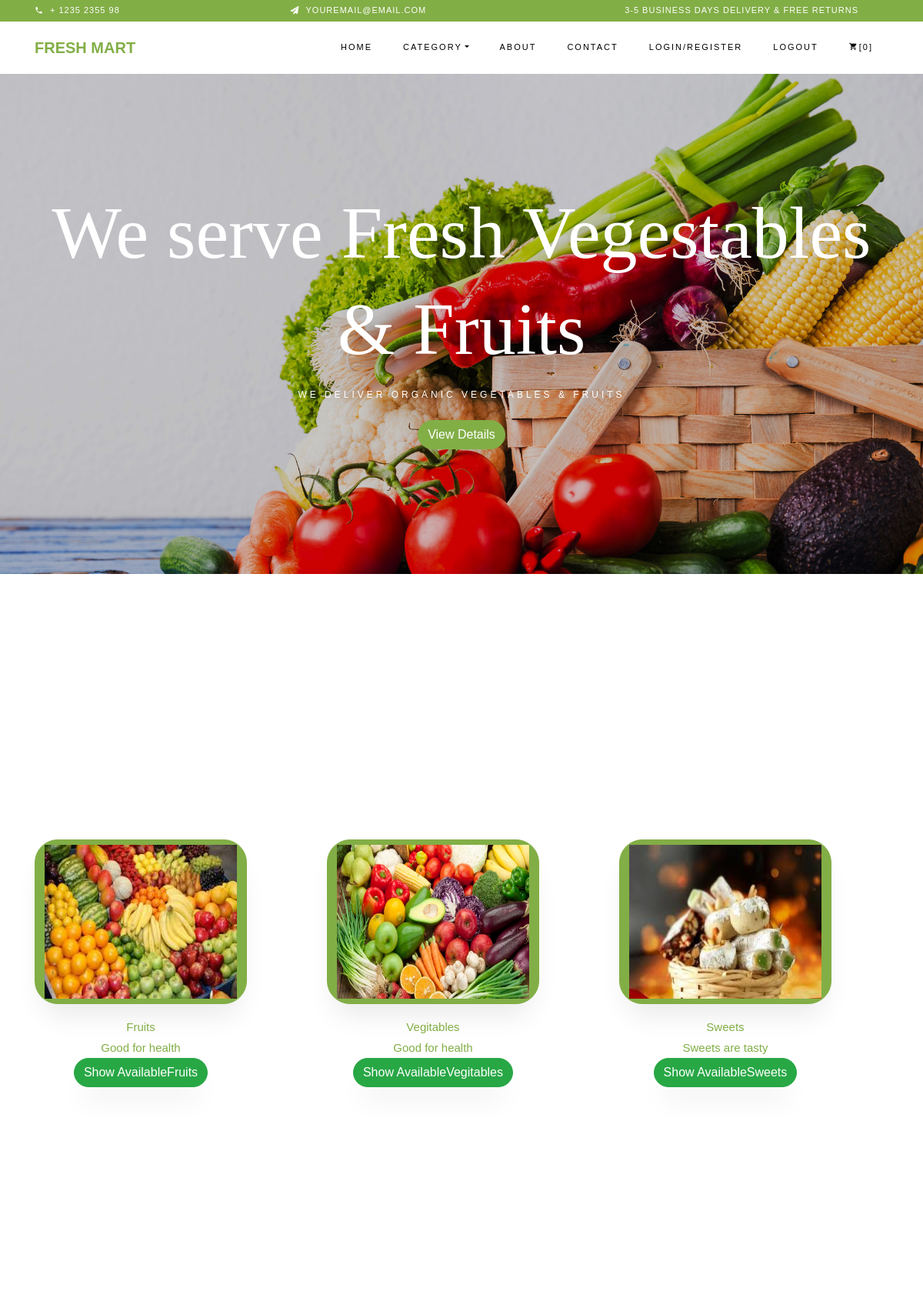
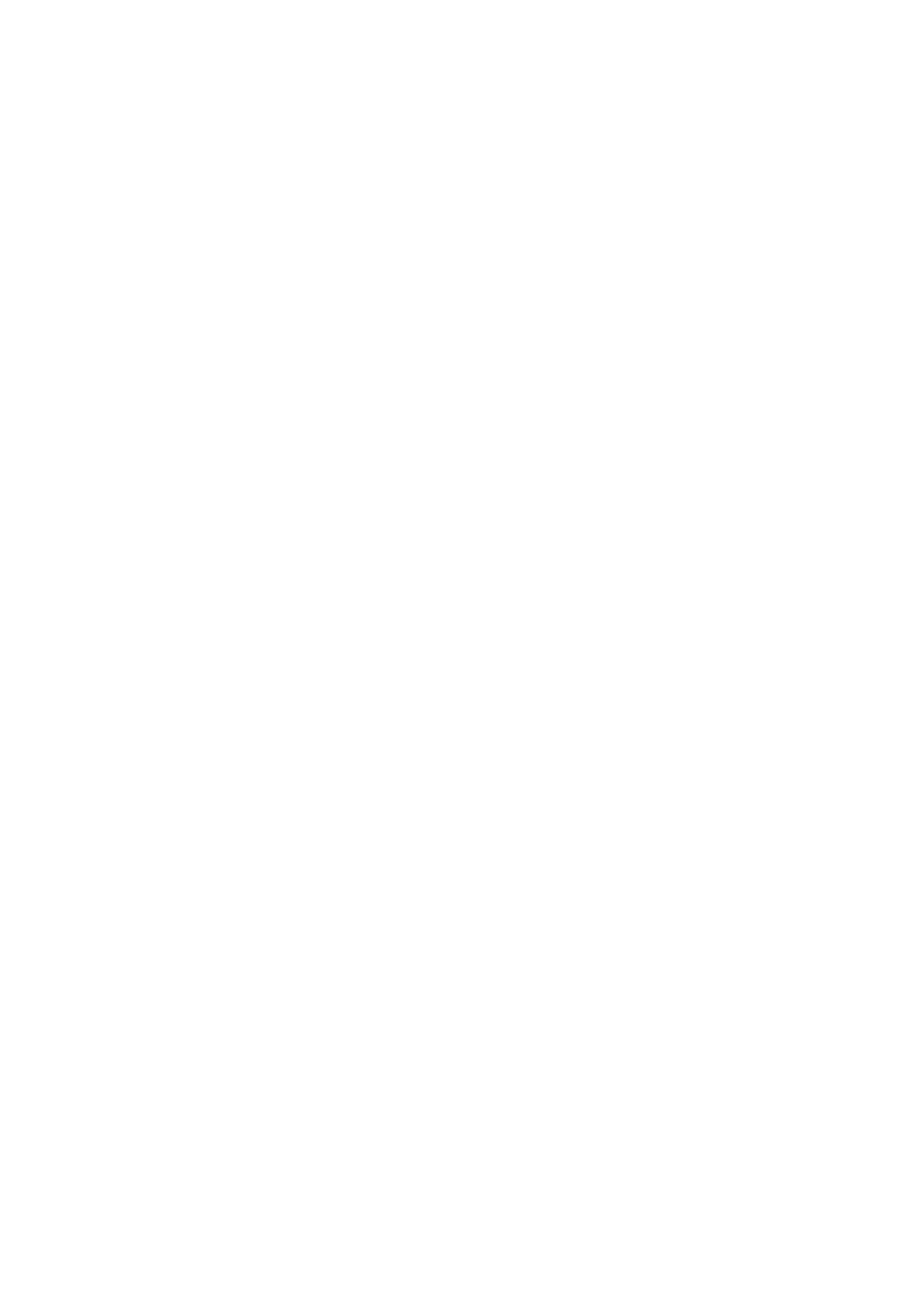
The page / (upper part) on the database its author committed (2 pictures, top to bottom).
### Myapp/models.py (models this page shows)
class categorydb(models.Model):
    CategoryName = models.CharField(max_length=50, null=True, blank=True)
    Description = models.CharField(max_length=500, null=True, blank=True)
    Image = models.ImageField(upload_to="profile")

### webapp/views.py (the view)
# urls.py: path('',views.newindex,name='newindex'),
def newindex(request):
    data = categorydb.objects.all()
    products=productdb.objects.all()
    return render(request,'newwebindex.html',{'data':data,'products':products})

### webapp/templates/newwebindex.html (shortened to what this page needs)
<!DOCTYPE html>
{% load static %}
<html lang="en">
  <head>
    <link rel="stylesheet" href="{% static 'css/open-iconic-bootstrap.min.css' %}">
    <link rel="stylesheet" href="{% static 'css/animate.css' %}">
    <link rel="stylesheet" href="{% static 'css/owl.carousel.min.css' %}">
    <link rel="stylesheet" href="{% static 'css/owl.theme.default.min.css' %}">
    <link rel="stylesheet" href="{% static 'css/magnific-popup.css' %}">
    <link rel="stylesheet" href="{% static 'css/aos.css' %}">
    <link rel="stylesheet" href="{% static 'css/ionicons.min.css' %}">
    <link rel="stylesheet" href="{% static 'css/bootstrap-datepicker.css' %}">
    <link rel="stylesheet" href="{% static 'css/jquery.timepicker.css' %}">
    <link rel="stylesheet" href="{% static 'css/flaticon.css' %}">
    <link rel="stylesheet" href="{% static 'css/icomoon.css' %}">
    <link rel="stylesheet" href="{% static 'css/style.css' %}">
  </head>
  <body class="goto-here">
		<div class="py-1 bg-primary">
    	<div class="container">
    		<div class="row no-gutters d-flex align-items-start align-items-center px-md-0">
	    		<div class="col-lg-12 d-block">
		    		<div class="row d-flex">
		    			<div class="col-md pr-4 d-flex topper align-items-center">
					    	<div class="icon mr-2 d-flex justify-content-center align-items-center"><span class="icon-phone2"></span></div>
						    <span class="text">+ 1235 2355 98</span>
					    </div>
					    <div class="col-md pr-4 d-flex topper align-items-center">
					    	<div class="icon mr-2 d-flex justify-content-center align-items-center"><span class="icon-paper-plane"></span></div>
						    <span class="text">youremail@email.com</span>
					    </div>
					    <div class="col-md-5 pr-4 d-flex topper align-items-center text-lg-right">
						    <span class="text">3-5 Business days delivery &amp; Free Returns</span>
					    </div>
				    </div>
			    </div>
		    </div>
		  </div>
    </div>
    <nav class="navbar navbar-expand-lg navbar-dark ftco_navbar bg-dark ftco-navbar-light" id="ftco-navbar">
	    <div class="container">
	      <a class="navbar-brand" href="index.html">Fresh Mart</a>
	      <div class="collapse navbar-collapse" id="ftco-nav">
	        <ul class="navbar-nav ml-auto">
	          <li class="nav-item active"><a href="{% url 'newindex' %}" class="nav-link">Home</a></li>
	          <li class="nav-item dropdown">
              <a class="nav-link dropdown-toggle" href="#" id="dropdown04" data-toggle="dropdown" aria-haspopup="true" aria-expanded="false">Category</a>
            </li>
	          <li class="nav-item"><a href="{% url 'aboutpage' %}" class="nav-link">About</a></li>
	          <li class="nav-item"><a href="{% url 'contactpage' %}" class="nav-link">Contact</a></li>
				 <li class="nav-item"> <a class="nav-link" href="{% url 'loginpage' %}">Login/Register</a></li>
				<li class="nav-item"> <a class="nav-link" href="{% url 'customerlogout' %}">Logout</a></li>
	          <li class="nav-item cta cta-colored"><a href="cart.html" class="nav-link"><span class="icon-shopping_cart"></span>[0]</a></li>
	        </ul>
	      </div>
	    </div>
	  </nav>
    <section id="home-section" class="hero">
		  <div class="home-slider owl-carousel">
	      <div class="slider-item" style="background-image: url({% static 'images/bg_1.jpg' %});">
	      	<div class="overlay"></div>
	        <div class="container">
	          <div class="row slider-text justify-content-center align-items-center" data-scrollax-parent="true">
	            <div class="col-md-12 ftco-animate text-center">
	              <h1 class="mb-2">We serve Fresh Vegestables &amp; Fruits</h1>
	              <h2 class="subheading mb-4">We deliver organic vegetables &amp; fruits</h2>
	              <p><a href="#" class="btn btn-primary">View Details</a></p>
	            </div>
	          </div>
	        </div>
	      </div>
	    </div>
    </section>
    <section class="ftco-section">
			<div class="container">
				<div class="row no-gutters ftco-services">
        </div>
			</div>
		</section>
		<section class="ftco-section ftco-category ftco-no-pt">
			<div class="container">
				<div class="row">
					{% for i in data %}
					<div class="col-md-4">
						<div class="row">
							<div class="col-md-4 order-md-last align-items-stretch d-flex">
									<div class="text text-center">
										<p><a href="" class="btn btn-primary"><img src="{{i.Image.url}}" style="width:250px; height:200px;"></a></p>
										<a href="" class="title"> {{i.CategoryName}}</a></br>
										<a href="" class="tile">{{i.Description}}</a></br>
										<form action="{% url 'discategory' itemCatg=i.CategoryName %}">
										<button onclick="alert('Redirect')" type="Submit" class="btn btn-success">Show Available{{i.CategoryName}}</button>
											</form>
									</div>
								</div>
							</div>
							</div>
					{% endfor %}
				</div>
				</div>
		</section>
    <section class="ftco-section">
    	<div class="container">
				<div class="row justify-content-center mb-3 pb-3">
        </div>
    	</div>
    	<div class="container">
    		<div class="row">
    			</div>
    		</div>
    </section>
  </body>
</html>

### webapp/static/css/icomoon.css (style rules this page uses)
[class^="icon-"], [class*=" icon-"] { font-family: 'icomoon' !important; speak: none; font-style: normal; font-weight: normal; font-variant: normal; text-transform: none; line-height: 1; -webkit-font-smoothing: antialiased; -moz-osx-font-smoothing: grayscale; }
.icon-paper-plane:before { content: "\f1d8"; }
.icon-phone2:before { content: "\e0cd"; }
.icon-shopping_cart:before { content: "\e8cc"; }

### rows shown on the page
categorydb: Image (picture), CategoryName "Fruits", Description "Good for health"
categorydb: Image (picture), CategoryName "Vegitables", Description "Good for health"
categorydb: Image (picture), CategoryName "Sweets", Description "Sweets are tasty"
